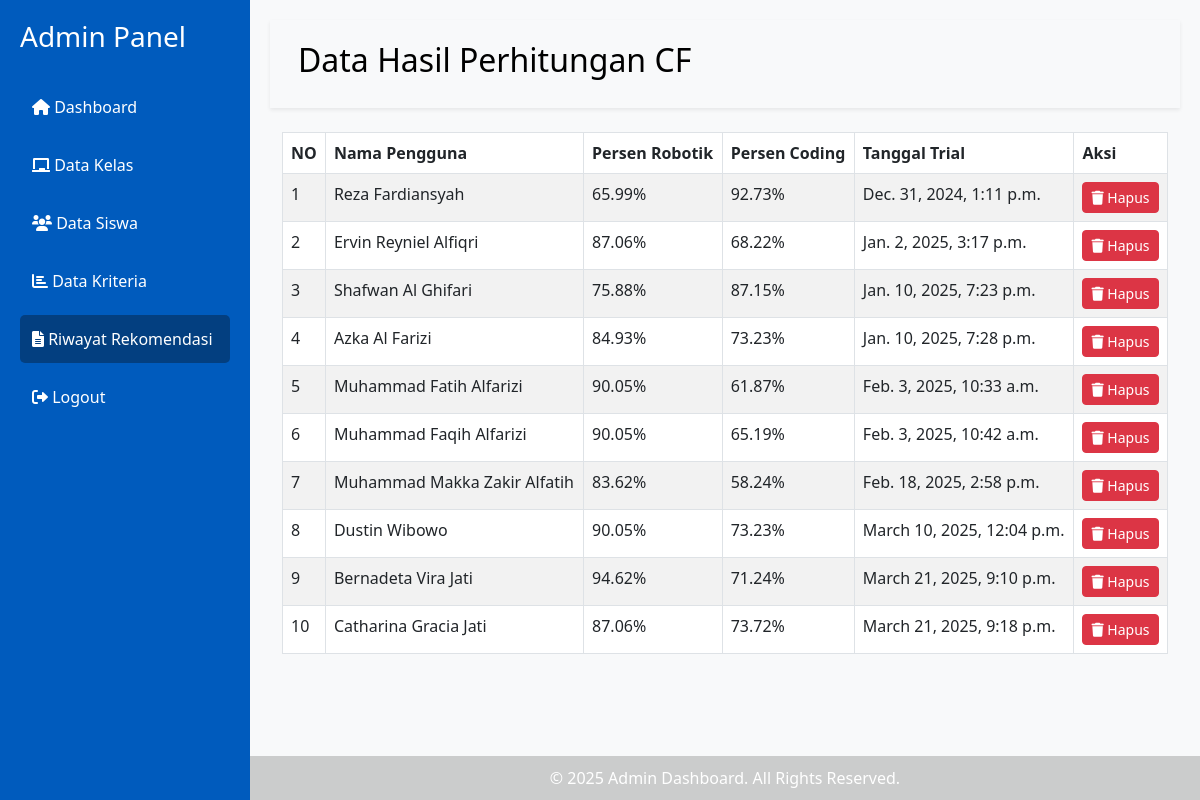
The app's page /adm/hasil_cf/ (signed in) with its own data.
### user/models.py (models this page shows, shortened)
class HasilCF(models.Model):
    user = models.ForeignKey(CustomUser, on_delete=models.CASCADE)
    persen_robotik = models.DecimalField(max_digits=5, decimal_places=2)
    persen_coding = models.DecimalField(max_digits=5, decimal_places=2)
    tanggal = models.DateTimeField(auto_now_add=True)

class CustomUser(models.Model):
    MINAT_CHOICES = [
        ('robotika', 'Robotika'),
        ('coding', 'Coding'),
    ]
    nama_lengkap = models.CharField(max_length=255)
    username = models.CharField(max_length=150, unique=True)
    password = models.CharField(max_length=255)
    no_hp = models.CharField(max_length=255)
    usia = models.PositiveIntegerField(null=True, blank=True)  # Bisa dikosongkan
    date_joined = models.DateTimeField(auto_now_add=True)

### adm/views.py (the view)
    def wrapper(request, *args, **kwargs):
        if not request.session.get("admin_id"):  # Jika bukan admin
            return redirect("login_admin")  # Redirect ke login jika session habis
        return view_func(request, *args, **kwargs)

### adm/views.py (called while the page is built)
def admin_required(view_func):
    def wrapper(request, *args, **kwargs):
        if not request.session.get("admin_id"):  # Jika bukan admin
            return redirect("login_admin")  # Redirect ke login jika session habis
        return view_func(request, *args, **kwargs)
    return wrapper

@admin_required
def data_hasil_cf(request):
    hasil_cf = HasilCF.objects.select_related('user').all()
    return render(request, 'adm/riwayat_rekomendasi.html', {'hasil_cf': hasil_cf})

### templates/adm/riwayat_rekomendasi.html (shortened to what this page needs)
<!DOCTYPE html>
<html lang="id">
<head>
    <link href="https://cdn.jsdelivr.net/npm/bootstrap@5.3.0/dist/css/bootstrap.min.css" rel="stylesheet">
    <link href="https://cdnjs.cloudflare.com/ajax/libs/font-awesome/6.0.0/css/all.min.css" rel="stylesheet">
</head>
<body>
    <div class="sidebar d-flex flex-column">
        <h3 class="mb-4">Admin Panel</h3>
        <a href="{% url 'dashboard_admin' %}" class="{% if request.resolver_match.url_name == 'dashboard_admin' %}active{% endif %}">
            <i class="fas fa-home"></i> Dashboard
        </a>
        <a href="{% url 'data_kelas' %}" class="{% if request.resolver_match.url_name == 'data_kelas' %}active{% endif %}">
            <i class="fas fa-chalkboard"></i> Data Kelas
        </a>
        <a href="{% url 'data_user' %}" class="{% if request.resolver_match.url_name == 'data_user' %}active{% endif %}">
            <i class="fas fa-users"></i> Data Siswa
        </a>
        <a href="{% url 'data_kriteria' %}" class="{% if request.resolver_match.url_name == 'data_kriteria' %}active{% endif %}">
            <i class="fas fa-chart-bar"></i> Data Kriteria
        </a>
        <a href="{% url 'data_hasil_cf' %}" class="{% if request.resolver_match.url_name == 'data_hasil_cf' %}active{% endif %}">
            <i class="fas fa-file-alt"></i> Riwayat Rekomendasi
        </a>
        <a href="{% url 'logout_admin' %}" class="{% if request.resolver_match.url_name == 'logout_admin' %}active{% endif %}">
            <i class="fas fa-sign-out-alt"></i> Logout
        </a>
    </div>
    <div class="content">
        <nav class="navbar navbar-expand-lg navbar-light bg-light shadow-sm p-3">
            <div class="container-fluid">
                <span class="navbar-brand"><h2>Data Hasil Perhitungan CF</h2></span>
            </div>
        </nav>
        <div class="container mt-4">
            <div class="table-responsive mt-3">
                <table class="table table-bordered table-striped">
                    <thead>
                        <tr>
                            <th>NO</th>
                            <th>Nama Pengguna</th>
                            <th>Persen Robotik</th>
                            <th>Persen Coding</th>
                            <th>Tanggal Trial</th>
                            <th>Aksi</th>
                        </tr>
                    </thead>
                    <tbody>
                        {% for hasil in hasil_cf %}
                        <tr>
                            <td>{{ forloop.counter }}</td>
                            <td>{{ hasil.user.nama_lengkap }}</td>
                            <td>{{ hasil.persen_robotik }}%</td>
                            <td>{{ hasil.persen_coding }}%</td>
                            <td>{{ hasil.tanggal }}</td>
                            <td><a href="{% url 'hapus_hasil_cf' hasil.id %}" class="btn btn-danger btn-sm"
                               onclick="return confirm('Yakin ingin menghapus kelas ini?')">
                                <i class="fas fa-trash"></i> Hapus
                            </a>
                        </td>
                        </tr>
                        {% empty %}
                        <tr>
                            <td colspan="5" class="text-center">Tidak ada data hasil CF.</td>
                        </tr>
                        {% endfor %}
                    </tbody>
                </table>
            </div>
        </div>
    </div>
    <footer class="footer">
        &copy; 2025 Admin Dashboard. All Rights Reserved.
    </footer>
</body>
</html>

### templates/adm/riwayat_rekomendasi.html (style rules this page uses)
body { display: flex; background-color: #f8f9fa; }
.sidebar { width: 250px; height: 100vh; background-color: rgb(0, 91, 189); color: white; padding: 20px; position: fixed; }
.sidebar a { color: white; text-decoration: none; display: block; padding: 12px; margin: 5px 0; border-radius: 5px; font-size: 16px; }
.sidebar a:hover, .sidebar a.active { background-color: rgb(3, 63, 128); }
.content { margin-left: 250px; padding: 20px; width: calc(100% - 250px); }
.footer { background-color: rgb(203, 204, 204); color: white; text-align: center; padding: 10px; position: fixed; bottom: 0; width: calc(100% - 250px); margin-left: 250px; }
.table-responsive { margin-bottom: 80px; }
thead { background-color: rgb(0, 91, 189) !important; color: white; }

### records on screen
HasilCF: user.nama_lengkap "Reza Fardiansyah", persen_robotik "65.99", persen_coding "92.73", tanggal "Dec. 31, 2024, 1:11 p.m."
HasilCF: user.nama_lengkap "Ervin Reyniel Alfiqri", persen_robotik "87.06", persen_coding "68.22", tanggal "Jan. 2, 2025, 3:17 p.m."
HasilCF: user.nama_lengkap "Shafwan Al Ghifari", persen_robotik "75.88", persen_coding "87.15", tanggal "Jan. 10, 2025, 7:23 p.m."
HasilCF: user.nama_lengkap "Azka Al Farizi", persen_robotik "84.93", persen_coding "73.23", tanggal "Jan. 10, 2025, 7:28 p.m."
HasilCF: user.nama_lengkap "Muhammad Fatih Alfarizi", persen_robotik "90.05", persen_coding "61.87", tanggal "Feb. 3, 2025, 10:33 a.m."
HasilCF: user.nama_lengkap "Muhammad Faqih Alfarizi", persen_robotik "90.05", persen_coding "65.19", tanggal "Feb. 3, 2025, 10:42 a.m."
HasilCF: user.nama_lengkap "Muhammad Makka Zakir Alfatih", persen_robotik "83.62", persen_coding "58.24", tanggal "Feb. 18, 2025, 2:58 p.m."
HasilCF: user.nama_lengkap "Dustin Wibowo", persen_robotik "90.05", persen_coding "73.23", tanggal "March 10, 2025, 12:04 p.m."
HasilCF: user.nama_lengkap "Bernadeta Vira Jati", persen_robotik "94.62", persen_coding "71.24", tanggal "March 21, 2025, 9:10 p.m."
HasilCF: user.nama_lengkap "Catharina Gracia Jati", persen_robotik "87.06", persen_coding "73.72", tanggal "March 21, 2025, 9:18 p.m."
